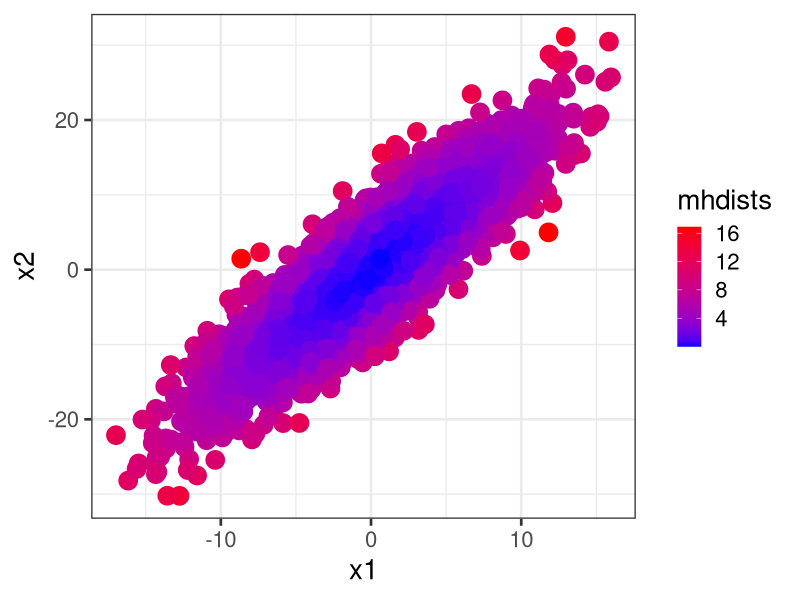
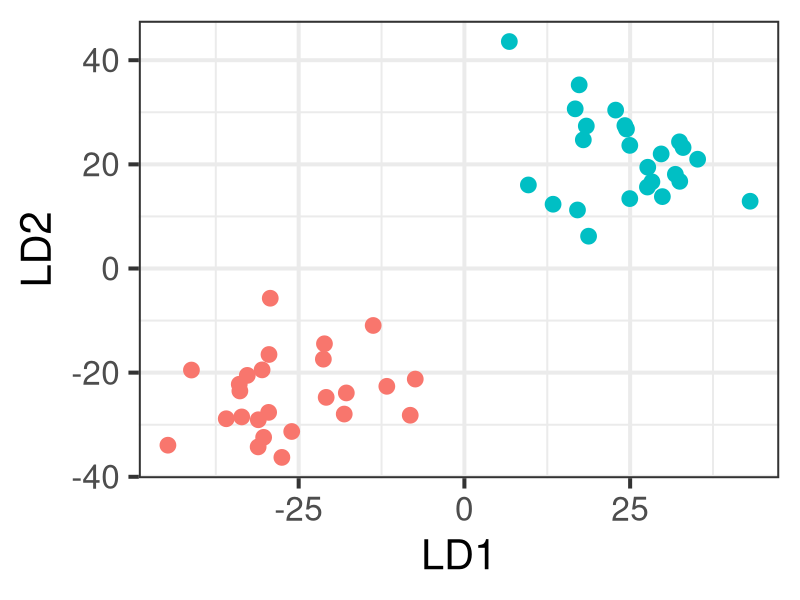

Generate these figures, in order, with R:
## ---- chunk 1
x <- rnorm(100)
y <- x * 0.3 + rnorm(100, sd=0.4)
z <- rnorm(100)
myMatrix <- cbind(x,y,z)
var(myMatrix)
## ---- chunk 2
head(myMatrix, 4)
cor(myMatrix)
## ---- chunk 3
set.seed(1234)
library(ggplot2)
x1 <- rnorm(5000, sd=5)
x2 <- x1 * 1.5 + rnorm(5000, sd=4)
means <- c(mean(x1), mean(x2))
myMatrix <- cbind(x1, x2)
VCV <- var(myMatrix)
mhdists <- mahalanobis(myMatrix, means, VCV)
qplot(x1,x2, color=mhdists, size=I(6)) + 
  theme_bw(20) + 
  scale_color_continuous(low = "blue", high="red")
## ---- chunk 4
means <- c(mean(x1), mean(x2))
myMatrix <- cbind(x1, x2)
VCV <- var(myMatrix)
## ---- chunk 5
mhdists <- mahalanobis(myMatrix, means, VCV)
mhdists[1:4]
## ---- chunk 6
var1 <- rnorm(5); var2 <- rnorm(5)
myMatrix <- cbind(var1,var2); head(myMatrix, 3)
dist(myMatrix)
## ---- chunk 7
x <- rnorm(50, mean=25, sd=8)
y <- rnorm(50, mean=24, sd=8)
x <- x * c(-1, 1)
y <- y * c(-1, 1)
qplot(x=x,y=y, color=rep(c("A", "B"), 25), size=I(5)) + theme_bw(30) + labs(x="LD1", y="LD2") + guides(color="none")
## ---- chunk 8
library(MASS)
#lda
